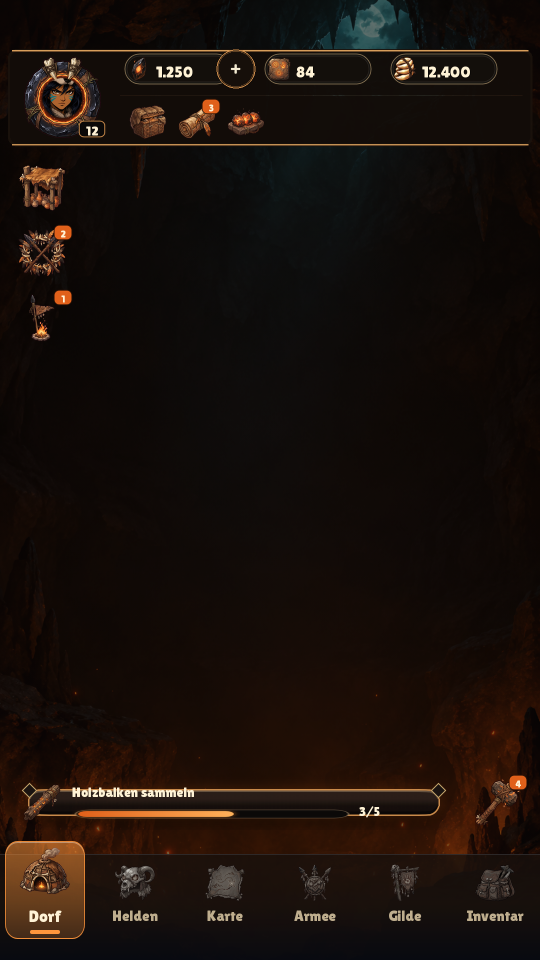
#> input picture team/art/hud_d2/vorschau_hud_d2_v7_3_lvl12.png, 1080 x 1920 px (shown at 1/2 size)
$ python render_vorschau_overlay_ressourcen_d2_v2d.py
#> lines starting #> are read from the running program, lines starting #| are printed output that depends on the picture; after the words box and inside, x2 and y2 are one past the last pixel; in counts of white or black regions, pixels touching at a corner belong together
#!/usr/bin/env python3
"""Render the HUD resource bottom sheet using the v2b row and button styling."""
from __future__ import annotations

from pathlib import Path

from PIL import Image, ImageDraw, ImageFilter, ImageFont


HERE = Path(__file__).resolve().parent
HUD = HERE.parent
ROOT = HUD.parents[2]
CHROME = HUD / "vorschau_hud_d2_v7_3_lvl12.png"
ASSETS = ROOT / "team/art/ui-kit/menus_v3/_src/inventar_v4_assets"
OUT = HUD / "vorschau_overlay_ressourcen_d2_v2d.png"

W, H = 1080, 1920
DOCK_Y = 1708
SHEET = (28, DOCK_Y - 20 - 580, 1024, 580)
FONT_BALOO = ASSETS / "Baloo2-Variable.ttf"
FONT_LILITA = ASSETS / "LilitaOne-Regular.ttf"

C_TEXT = (243, 231, 207, 255)
C_MUTED = (185, 169, 136, 255)
C_BRONZE = (201, 138, 74, 255)
C_BRONZE_HI = (230, 180, 110, 255)
C_GLUT = (255, 138, 42, 255)
C_GLUT_TEXT = (255, 217, 168, 255)
C_DISABLED = (133, 125, 112, 255)
C_DISABLED_TEXT = (169, 160, 146, 255)

ROWS = [
    {"name": "Holz", "icon": "holz.png", "amount": 12480, "capacity": 20000,
     "items": 3, "item": "KISTE", "yield": 2500},
    {"name": "Stein", "icon": "stein.png", "amount": 8215, "capacity": 20000,
     "items": 0, "item": "FASS", "yield": 0},
    {"name": "Nahrung", "icon": "nahrung.png", "amount": 14900, "capacity": 20000,
     "items": 1, "item": "FASS", "yield": 5000},
]


def font(name: str, size: int, weight: int = 800) -> ImageFont.FreeTypeFont:
    path = FONT_LILITA if name == "lilita" else FONT_BALOO
    result = ImageFont.truetype(str(path), size)
    if name == "baloo":
        try:
            result.set_variation_by_axes([weight])
        except (AttributeError, OSError):
            pass
    return result


def fmt(value: int) -> str:
    return f"{value:,}".replace(",", ".")


def paste_icon(canvas: Image.Image, path: Path, x: int, y: int, size: int) -> None:
    icon = Image.open(path).convert("RGBA")
    icon.thumbnail((size, size), Image.Resampling.LANCZOS)
    layer = Image.new("RGBA", (size, size), (0, 0, 0, 0))
    layer.alpha_composite(icon, ((size - icon.width) // 2, (size - icon.height) // 2))
    canvas.alpha_composite(layer, (x, y))


def rounded_gradient(canvas: Image.Image, box, top, bottom, radius: int, outline=None, width=1) -> None:
    x0, y0, x1, y1 = box
    w, h = x1 - x0, y1 - y0
    layer = Image.new("RGBA", (w, h), (0, 0, 0, 0))
    px = layer.load()
    for yy in range(h):
        t = yy / max(h - 1, 1)
        color = tuple(round(top[i] * (1 - t) + bottom[i] * t) for i in range(3))
        for xx in range(w):
            px[xx, yy] = (*color, 255)
    mask = Image.new("L", (w, h), 0)
    ImageDraw.Draw(mask).rounded_rectangle((0, 0, w - 1, h - 1), radius, fill=255)
    layer.putalpha(mask)
    canvas.alpha_composite(layer, (x0, y0))
    if outline:
        ImageDraw.Draw(canvas, "RGBA").rounded_rectangle(
            (x0, y0, x1 - 1, y1 - 1), radius, outline=outline, width=width
        )


def draw_scrim_and_opener(canvas: Image.Image) -> None:
    canvas.alpha_composite(Image.new("RGBA", (W, H), (0, 0, 0, 118)))
    # Kiste on the Chrome top row is the opener for this sheet.
    x, y, size = 252, 200, 88
    ring = Image.new("RGBA", (size + 14, size + 14), (0, 0, 0, 0))
#> ring: PIL image 102x102 RGBA; every value is 0
    ImageDraw.Draw(ring).ellipse((0, 0, size + 13, size + 13), outline=C_GLUT[:3] + (220,), width=3)
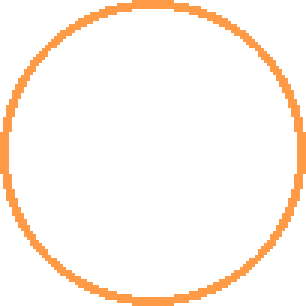
#> ring: PIL image 102x102 RGBA (shown 3 times larger); mean R, G, B, A 22.2, 12, 3.6, 19.1; transparent parts drawn white
    canvas.alpha_composite(ring, (x - 7, y - 7))


def draw_sheet(canvas: Image.Image) -> None:
    sx, sy, sw, sh = SHEET
    shadow = Image.new("RGBA", (sw + 24, sh + 28), (0, 0, 0, 0))
#> shadow: PIL image 1048x608 RGBA; every value is 0
    ImageDraw.Draw(shadow).rounded_rectangle((8, 10, sw + 15, sh + 18), 28,
                                             fill=(0, 0, 0, 200))
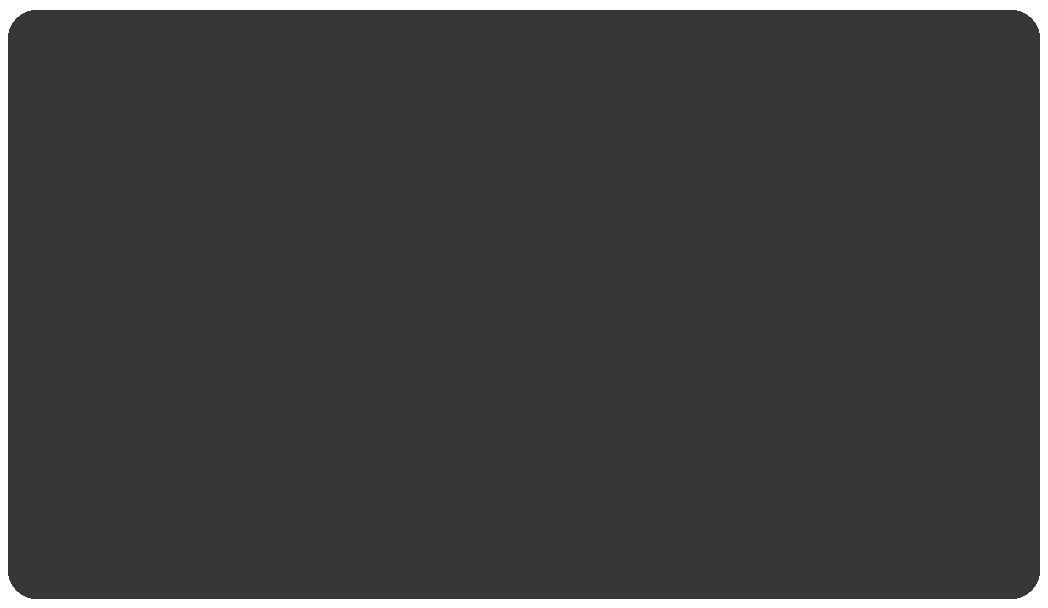
#> shadow: PIL image 1048x608 RGBA; mean R, G, B, A 0, 0, 0, 190.6; transparent parts drawn white
    canvas.alpha_composite(shadow.filter(ImageFilter.GaussianBlur(16)), (sx - 12, sy - 8))
    rounded_gradient(canvas, (sx, sy, sx + sw, sy + sh), (50, 35, 26), (25, 18, 15), 30,
                     outline=(201, 138, 74, 240), width=2)
#> in rounded_gradient, `layer = Image.new("RGBA", (w, h), (0, 0, 0, 0))`: layer: PIL image 1024x580 RGBA; every value is 0
#> in rounded_gradient, `mask = Image.new("L", (w, h), 0)`: mask: PIL image 1024x580 L; every value is 0
#> in rounded_gradient, `ImageDraw.Draw(mask).rounded_rectangle((0, 0, w - 1, h - 1), radius, f..`:
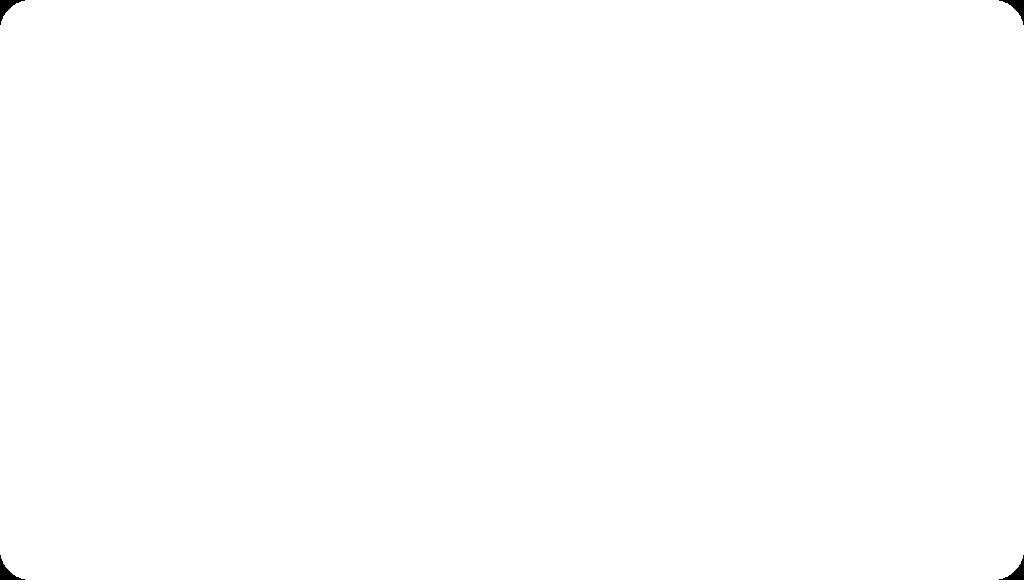
#> mask: PIL image 1024x580 L; 99.9% white; 4 black regions, box (x1, y1, x2, y2) and area: (0, 0, 25, 25) 203, (999, 0, 1024, 25) 203, (0, 555, 25, 580) 203, (999, 555, 1024, 580) 203
    d = ImageDraw.Draw(canvas, "RGBA")
    d.rounded_rectangle((sx + 7, sy + 7, sx + sw - 8, sy + sh - 8), 25,
                        outline=(112, 82, 55, 190), width=1)
    d.line((sx + 28, sy + 103, sx + sw - 28, sy + 103), fill=(111, 78, 49, 210), width=2)

    d.text((sx + 30, sy + 18), "LAGER", font=font("baloo", 38), fill=C_GLUT_TEXT,
           stroke_width=2, stroke_fill=(20, 12, 8, 255))
    d.text((sx + 34, sy + 70), "MAX. FÜLLSTAND", font=font("baloo", 20), fill=C_MUTED)
    draw_capacity_ring(canvas, sx + sw - 236, sy + 18, 74, 75)
    draw_close(canvas, sx + sw - 120, sy + 16, 96)

    row_y = sy + 120
    for i, row in enumerate(ROWS):
        y = row_y + i * 142
        active = row["items"] > 0
        draw_card(canvas, sx + 16, y, sw - 32, 130, active=active, radius=16)
        paste_icon(canvas, ASSETS / row["icon"], sx + 34, y + 29, 72)

        d = ImageDraw.Draw(canvas, "RGBA")
        text_main = C_TEXT if active else (190, 181, 165, 255)
        text_sub = C_MUTED if active else C_DISABLED_TEXT
        d.text((sx + 116, y + 12), row["name"].upper(), font=font("baloo", 28), fill=text_main,
               stroke_width=1, stroke_fill=(12, 8, 6, 210))
        d.text((sx + 116, y + 49), f"{fmt(row['amount'])} / {fmt(row['capacity'])}",
               font=font("lilita", 21), fill=text_sub)
        draw_progress(canvas, sx + 116, y + 94, 318, 14,
                      row["amount"] / row["capacity"], color=C_GLUT if active else C_DISABLED)

        stats_color = C_MUTED if active else C_DISABLED_TEXT
        yield_color = C_GLUT_TEXT if active else C_DISABLED_TEXT
        d.text((sx + 462, y + 25), f"×{row['items']} · {row['item']}",
               font=font("baloo", 24), fill=stats_color)
        d.text((sx + 462, y + 61), f"+{fmt(row['yield'])} {row['name'].upper()}",
               font=font("lilita", 24), fill=yield_color,
               stroke_width=1 if active else 0, stroke_fill=(30, 17, 8, 230))

        draw_plus_button(canvas, sx + sw - 132, y + 17, 96, enabled=active)


def draw_card(canvas: Image.Image, x: int, y: int, w: int, h: int, active: bool, radius: int) -> None:
    top = (43, 30, 23) if active else (34, 29, 24)
    rounded_gradient(canvas, (x, y, x + w, y + h), top, (20, 15, 12), radius,
                     outline=(92, 67, 46, 190), width=1)
    ImageDraw.Draw(canvas, "RGBA").line((x + radius, y + 2, x + w - radius, y + 2),
                                        fill=(143, 104, 68, 100) if active else (100, 79, 60, 100), width=1)


# [7 lines left out: function draw_progress, not called in this run]


def draw_capacity_ring(canvas: Image.Image, x: int, y: int, size: int, pct: int) -> None:
#> called with x = 816, y = 1126, size = 74, pct = 75
    layer = Image.new("RGBA", (size, size), (0, 0, 0, 0))
#> layer: PIL image 74x74 RGBA; every value is 0
    d = ImageDraw.Draw(layer)
    box = (5, 5, size - 6, size - 6)
    d.ellipse(box, fill=(18, 13, 10, 245), outline=(120, 91, 62, 220), width=6)
    d.arc(box, -90, -90 + round(360 * pct / 100), fill=C_GLUT, width=8)
    d.arc((10, 10, size - 11, size - 11), 190, 300, fill=(255, 221, 156, 90), width=2)
    canvas.alpha_composite(layer, (x, y))
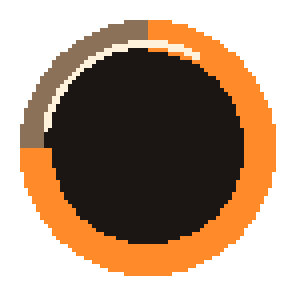
#> layer: PIL image 74x74 RGBA (shown 4 times larger); mean R, G, B, A 63.1, 37.8, 16.5, 141.9; transparent parts drawn white
    d = ImageDraw.Draw(canvas)
    text = f"{pct}%"
    f = font("lilita", 24)
    b = d.textbbox((0, 0), text, font=f)
#> b = (0, 5, 53, 23)
    d.text((x + (size - (b[2] - b[0])) / 2, y + (size - (b[3] - b[1])) / 2 - 3),
           text, font=f, fill=C_GLUT_TEXT, stroke_width=1, stroke_fill=(30, 17, 8))


def draw_close(canvas: Image.Image, x: int, y: int, size: int) -> None:
    rounded_gradient(canvas, (x, y, x + size, y + size), (46, 32, 23), (23, 16, 13), 22,
                     outline=C_BRONZE_HI, width=3)
#> in rounded_gradient (call 2), `layer = Image.new("RGBA", (w, h), (0, 0, 0, 0))`: layer: PIL image 96x96 RGBA; every value is 0
#> in rounded_gradient (call 2), `mask = Image.new("L", (w, h), 0)`: mask: PIL image 96x96 L; every value is 0
#> in rounded_gradient (call 2), `ImageDraw.Draw(mask).rounded_rectangle((0, 0, w - 1, h - 1), radius, f..`: mask: PIL image 96x96 L; 95.2% white; 4 black regions, box (x1, y1, x2, y2) and area: (0, 0, 18, 18) 111, (78, 0, 96, 18) 111, (0, 78, 18, 96) 111, (78, 78, 96, 96) 111
    d = ImageDraw.Draw(canvas, "RGBA")
    c = C_GLUT_TEXT
    d.line((x + 33, y + 33, x + size - 33, y + size - 33), fill=c, width=7)
    d.line((x + size - 33, y + 33, x + 33, y + size - 33), fill=c, width=7)


# [17 lines left out: function draw_plus_button, not called in this run]


def main() -> None:
    if not CHROME.is_file():
        raise SystemExit(f"Chrome-Vorschau fehlt: {CHROME}")
    canvas = Image.open(CHROME).convert("RGBA")
    if canvas.size != (W, H):
        raise SystemExit(f"Erwartet Chrome {W}×{H}, erhalten: {canvas.width}×{canvas.height}")
    draw_scrim_and_opener(canvas)
    draw_sheet(canvas)
#> call 3 of rounded_gradient, with box = (44, 1228, 1036, 1358), top = (43, 30, 23), bottom = (20, 15, 12), radius = 16, outline = (92, 67, 46, 190), width = 1
#> in rounded_gradient (call 3), `layer = Image.new("RGBA", (w, h), (0, 0, 0, 0))`: layer: PIL image 992x130 RGBA; every value is 0
#> in rounded_gradient (call 3), `mask = Image.new("L", (w, h), 0)`: mask: PIL image 992x130 L; every value is 0
#> in rounded_gradient (call 3), `ImageDraw.Draw(mask).rounded_rectangle((0, 0, w - 1, h - 1), radius, f..`:
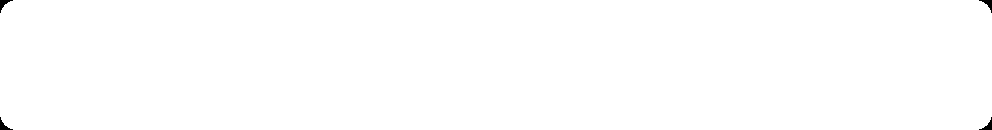
#> mask: PIL image 992x130 L; 99.8% white; 4 black regions, box (x1, y1, x2, y2) and area: (0, 0, 13, 13) 61, (979, 0, 992, 13) 61, (0, 117, 13, 130) 61, (979, 117, 992, 130) 61
#> in rounded_gradient (call 3), `layer.putalpha(mask)`:
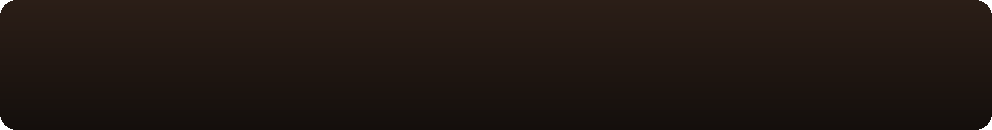
#> layer: PIL image 992x130 RGBA; mean R, G, B, A 31.5, 22.5, 17.5, 254.5; transparent parts drawn white
#> in draw_card, `ImageDraw.Draw(canvas, "RGBA").line((x + radius, y + 2, x + w - radius..`:
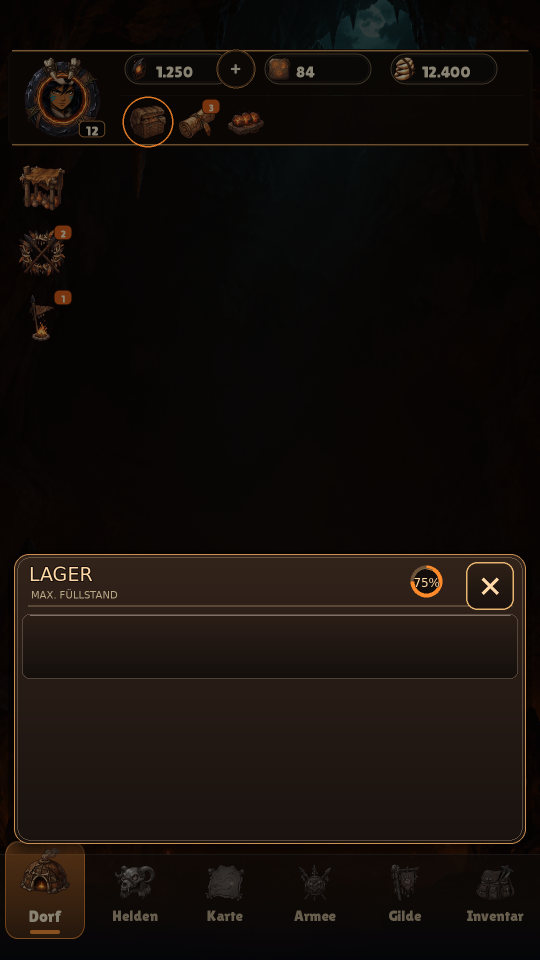
#> canvas: PIL image 1080x1920 RGBA (shown at 1/2 size); mean R, G, B, A 20.1, 14.3, 10.8, 254.7; transparent parts drawn white
    OUT.parent.mkdir(parents=True, exist_ok=True)
    canvas.convert("RGB").save(OUT, optimize=True)
    print(f"{OUT} · {W}×{H}")


if __name__ == "__main__":
#> (the run stopped early here; a loop or call above may not have finished)
